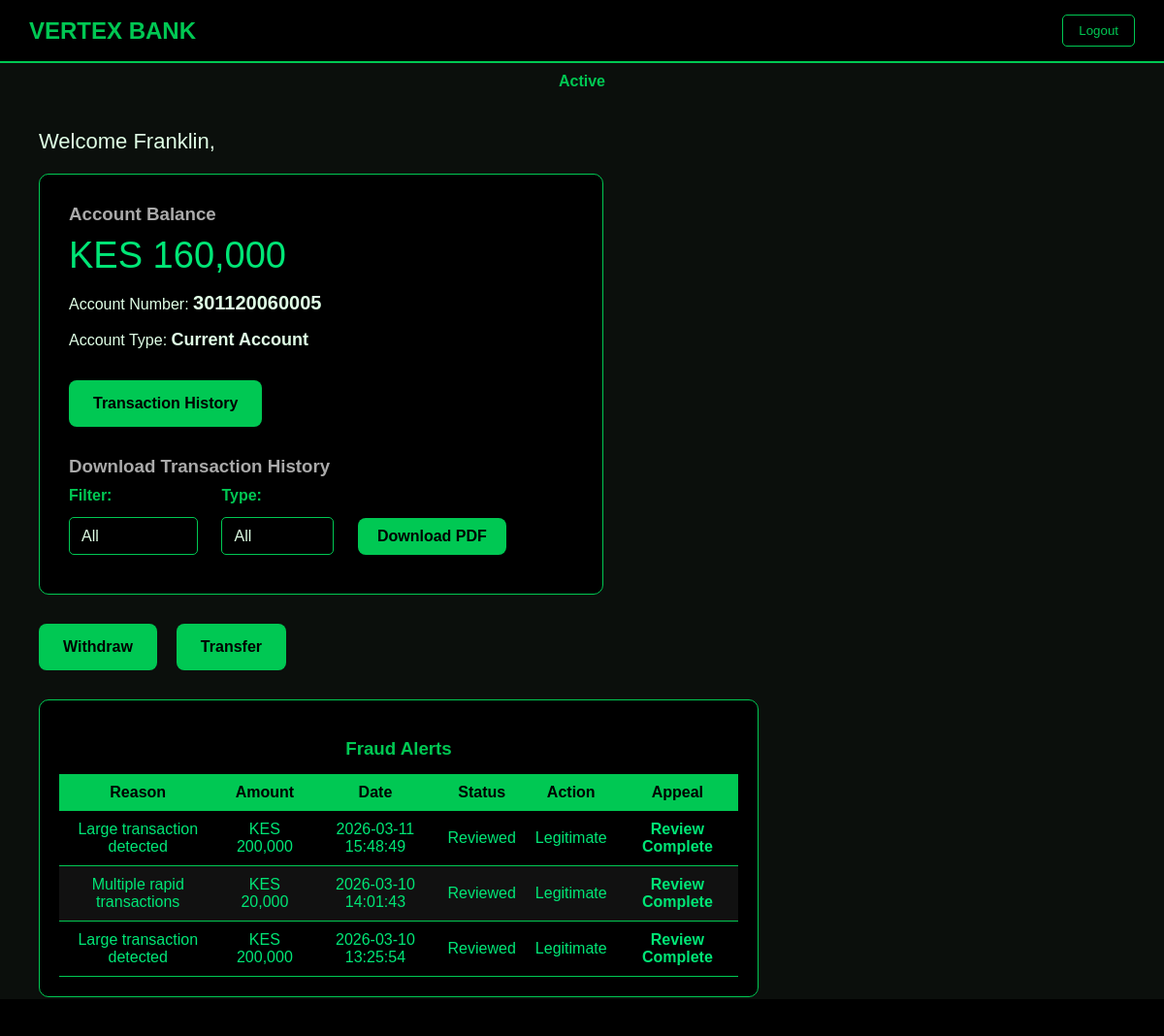
The app's page /dashboard (signed in) with its own data.
### tables this page shows
CREATE TABLE "users" (
	"id"	INTEGER,
	"username"	TEXT UNIQUE,
	"password"	TEXT,
	"first_name"	TEXT,
	"account_number"	TEXT,
	"account_type"	TEXT,
	"balance"	NUMERIC DEFAULT 0,
	"role"	TEXT,
	"last_name"	TEXT, id_number TEXT, status TEXT DEFAULT 'active',
	PRIMARY KEY("id" AUTOINCREMENT)
);

CREATE TABLE fraud_alerts (
        id INTEGER PRIMARY KEY AUTOINCREMENT,
        user_id INTEGER,
        account_number TEXT,
        reason TEXT,
        amount REAL,
        date TIMESTAMP DEFAULT CURRENT_TIMESTAMP,
        status TEXT DEFAULT 'pending', action TEXT, from_account TEXT DEFAULT NULL, to_account TEXT DEFAULT NULL, type TEXT DEFAULT NULL,
        FOREIGN KEY(user_id) REFERENCES users(id)
    );

### app.py (the view)
@app.route('/dashboard')
def dashboard():
    username = session.get('username')
    if not username:
        return redirect(url_for('home'))
    conn = get_db()
    cur = conn.cursor()
    cur.execute("SELECT * FROM users WHERE username = ?", (username,))
    user = cur.fetchone()
    if not user:
        conn.close()
        return redirect(url_for('home'))
    cur.execute("""
        SELECT type, amount, date, from_account, to_account
        FROM transactions
        WHERE account_number = ?
        ORDER BY date DESC
    """, (user['account_number'],))
    transactions = cur.fetchall()
    cur.execute("""
        SELECT id, reason, amount, date, status, action
        FROM fraud_alerts
        WHERE account_number = ?
        ORDER BY date DESC
    """, (user['account_number'],))
    alerts = cur.fetchall()
    conn.close()
    return render_template(
        'dashboard.html',
        user=user,
        transactions=transactions,
        alerts=alerts  # pass alerts to HTML
    )

### app.py (called while the page is built)
def get_db():
    conn = sqlite3.connect("bank.db")
    conn.row_factory = sqlite3.Row
    return conn

### templates/dashboard.html (shortened to what this page needs)
<!DOCTYPE html>
<html lang="en">
<head>
</head>
<body>
    <div class="navbar">
        <h2>VERTEX BANK</h2>
        <button class="logout" onclick="window.location.href='{{ url_for('home') }}'">Logout</button>
    </div>
    <div style="text-align:center; margin-top: 10px;">
      {% if user.status == 'active' %}
        <span class="active-status status-tooltip"
            data-tooltip="Your account is active">
            Active
        </span>
    {% else %}
        <span class="suspended-status status-tooltip"
            data-tooltip="Your account is suspended. You cannot perform transactions!">
            Suspended
        </span>
    {% endif %}
    </div>
    <div class="container">
        <div class="welcome">Welcome {{ user.first_name }},</div>
        <div class="balance-card">
            <h3>Account Balance</h3>
            <div class="balance">KES {{ "{:,.0f}".format(user.balance) }}</div>
            <p>
                Account Number:
                <strong style="font-size: 20px;">{{ user.account_number }}</strong>
            </p>
            <p>
                Account Type:
                <strong style="font-size: 18px;">{{ user.account_type }}</strong>
            </p>
            <button class="action-btn" style="margin-top:15px;" onclick="toggleTransactions()">
                Transaction History
            </button>
          <div style="margin-top: 30px;">
                <h3>Download Transaction History</h3>
                <form action="{{ url_for('download_pdf') }}" method="POST" class="download-form">
                    <div style="margin-top: 10px;">
                        <label>Filter:</label>
                        <select name="filter_option" id="filter_option" class="form-select">
                            <option value="">All</option>
                        </select>
                    </div>
                    <div style="margin-bottom: 10px;">
                        <label>Type:</label>
                        <select name="tx_type" class="form-select">
                            <option value="">All</option>
                        </select>
                    </div>
                    <button type="submit" class="action-btn">Download PDF</button>
                </form>
            </div>
        </div>
        <div class="actions">
            <button class="action-btn" onclick="window.location.href='{{ url_for('withdraw') }}'">
                Withdraw
            </button>
            <button class="action-btn" onclick="window.location.href='{{ url_for('transfer') }}'">
                Transfer
            </button>
        </div>
        <div class="fraud-alerts-card">
            <h3>Fraud Alerts</h3>
            {% if alerts %}
                <table class="fraud-table">
                    <thead>
                        <tr>
                            <th>Reason</th>
                            <th>Amount</th>
                            <th>Date</th>
                            <th>Status</th>
                            <th>Action</th>
                            <th>Appeal</th>
                        </tr>
                    </thead>
                    <tbody>
                        {% for a in alerts %}
                        <tr class="{% if a.status == 'pending' %}pending{% else %}reviewed{% endif %}">
                            <td>{{ a.reason }}</td>
                            <td>KES {{ "{:,.0f}".format(a.amount) }}</td>
                            <td>{{ a.date }}</td>
                            <td>{{ a.status|title }}</td>
                            <td>
                                {% if a.action %}
                                    {{ a.action|title }}
                                {% else %}
                                    -
                                {% endif %}
                            </td>
                            <td>
                                {% if a.action == 'appealed' %}
                                    <span class="appealed-text">Appealed</span>
                                {% elif a.status == 'pending' %}
                                    <form action="{{ url_for('appeal_alert') }}" method="POST" style="margin:0;">
                                        <input type="hidden" name="alert_id" value="{{ a.id }}">
                                        <button type="submit" class="appeal-btn">Appeal</button>
                                    </form>
                                {% elif a.status == 'reviewed' %}
                                    {% if a.action == 'investigating' %}
                                        <span class="investigating-text">Under Investigation</span>
                                        <form action="{{ url_for('appeal_alert') }}" method="POST" style="margin:0;">
                                            <input type="hidden" name="alert_id" value="{{ a.id }}">
                                            <button type="submit" class="appeal-btn">Appeal</button>
                                        </form>
                                    {% elif a.action == 'frozen' %}
                                        <span class="frozen-text">Account Frozen</span>
                                        <form action="{{ url_for('appeal_alert') }}" method="POST" style="margin:0;">
                                            <input type="hidden" name="alert_id" value="{{ a.id }}">
                                            <button type="submit" class="appeal-btn">Appeal</button>
                                        </form>
                                    {% elif a.action == 'legitimate' %}
                                        <span class="reviewed-text">Review Complete</span>
                                    {% else %}
                                        <span class="reviewed-text">Review Complete</span>
                                    {% endif %}
                                {% elif a.status in ['investigating', 'frozen'] %}
                                    <form action="{{ url_for('appeal_alert') }}" method="POST" style="margin:0;">
                                        <input type="hidden" name="alert_id" value="{{ a.id }}">
                                        <button type="submit" class="appeal-btn">Appeal</button>
                                    </form>
                                {% else %}
                                    -
                                {% endif %}
                            </td>
                        </tr>
                        {% endfor %}
                    </tbody>
                </table>
            {% else %}
                <p class="no-alerts-msg">No fraud alerts at the moment.</p>
            {% endif %}
        </div>
    </div>
    <div class="footer-marquee">
    <span>Banking at the Peak of Intelligence</span>
</div>
</body>
</html>

### templates/dashboard.html (style rules this page uses)
body { margin: 0; font-family: Arial, sans-serif; background: #0b0f0c; color: #e0ffe6; }
.navbar { background: #000; padding: 15px 30px; display: flex; justify-content: space-between; align-items: center; border-bottom: 2px solid #00c853; }
.navbar h2 { color: #00c853; margin: 0; }
.logout { background: transparent; color: #00c853; border: 1px solid #00c853; padding: 8px 16px; border-radius: 5px; cursor: pointer; }
.active-status { color: #00c853; font-weight: bold; }
.status-tooltip { position: relative; cursor: pointer; }
.status-tooltip::after { content: attr(data-tooltip); position: absolute; bottom: 140%; left: 50%; transform: translateX(-50%); background: #000; color: #00e676; border: 1px solid #00c853; padding: 8px 12px; border-radius: 6px; font-size: 13px; white-space: nowrap; opacity: 0; pointer-events: none; transition: 0.25s ease; box-shadow: 0 0 8px rgba(0,200,83,0.4); z-index: 10; }
.container { padding: 40px; }
.welcome { font-size: 22px; margin-bottom: 20px; }
.balance-card { background: #000; border: 1px solid #00c853; padding: 30px; border-radius: 10px; width: 520px; margin-bottom: 30px; }
.balance-card h3 { margin: 0; color: #aaa; }
.balance { font-size: 38px; color: #00e676; margin-top: 10px; }
.actions { display: flex; gap: 20px; margin-top: 30px; }
.action-btn { background: #00c853; color: #000; border: none; padding: 15px 25px; font-size: 16px; border-radius: 8px; cursor: pointer; font-weight: bold; }
table { width: 100%; border-collapse: collapse; }
th { background: #00c853; color: #000; padding: 10px; position: sticky; top: 0; z-index: 1; text-align: center; }
td { padding: 10px; text-align: center; border-bottom: 1px solid #00c853; }
tr:nth-child(even) { background: #111; }
tr:nth-child(odd) { background: #000; }
.download-form label { display: block; margin-bottom: 8px; color: #00c853; font-weight: bold; font-size: 16px; }
.form-select, .form-input { background: #000; color: #e0ffe6; border: 1px solid #00c853; border-radius: 5px; padding: 10px 12px; font-size: 16px; margin-right: 10px; margin-top: 5px; appearance: none; }
.form-select option { background: #000; color: #e0ffe6 }
.download-form button.action-btn { padding: 10px 20px; font-size: 16px; margin-top: 10px; }
.download-form > div { display: inline-block; margin-right: 10px; }
.footer-marquee { position: fixed; bottom: 0; width: 100%; background: #000; color: #00c853; padding: 10px 0; font-weight: bold; white-space: nowrap; overflow: hidden; box-sizing: border-box; }
.footer-marquee span { display: inline-block; padding-left: 100%; animation: scroll 15s linear infinite; }
.fraud-alerts-card { background: #000; border: 1px solid #00c853; border-radius: 10px; padding: 20px; margin-top: 30px; max-width: 700px; }
.fraud-alerts-card h3 { color: #00c853; margin-bottom: 15px; text-align: center; }
.fraud-table { width: 100%; border-collapse: collapse; }
.fraud-table th { background: #00c853; color: #000; padding: 10px; text-align: center; position: sticky; top: 0; z-index: 1; }
.fraud-table td { padding: 10px; text-align: center; border-bottom: 1px solid #00c853; }
.fraud-table tr:nth-child(even) { background: #111; }
.fraud-table tr:nth-child(odd) { background: #000; }
.fraud-table tr.reviewed td { color: #00e676; }
.reviewed-text { color: #00e676; font-weight: bold; }

### records on screen
users: first_name "Franklin", balance "160,000", account_number "301120060005", account_type "Current Account"
fraud_alerts: reason "Large transaction detected", amount "200,000", date "2026-03-11 15:48:49", status "Reviewed", action "Legitimate", shows "Review Complete"
fraud_alerts: reason "Multiple rapid transactions", amount "20,000", date "2026-03-10 14:01:43", status "Reviewed", action "Legitimate", shows "Review Complete"
fraud_alerts: reason "Large transaction detected", amount "200,000", date "2026-03-10 13:25:54", status "Reviewed", action "Legitimate", shows "Review Complete"
